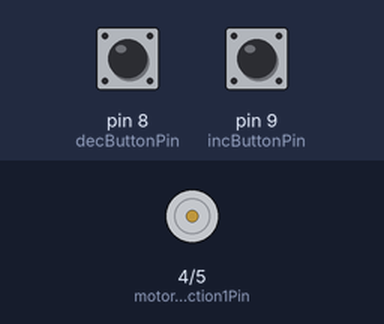
A sketch run on a simulated Arduino Uno, built with avr-gcc and run on an emulated ATmega328P. Parts: motor-driver pin pairs drawn as motors (green arrow = first pin HIGH = forward, orange = second pin HIGH = backward, longer = more drive, scaled by the enable pin). Inputs (shaded band) come from the test bench; at power-on: pin 8 (decButtonPin) HIGH, pin 9 (incButtonPin) HIGH.

Above: at 1.2 s.
1.3 s: pin 8 (decButtonPin) pulled LOW for 1 s
At 3.2 s:
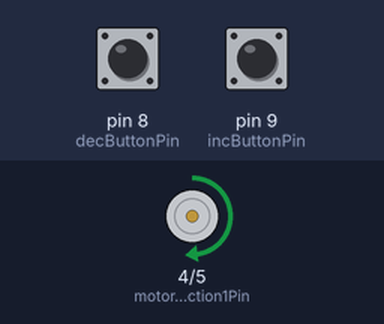
4.0 s: pin 9 (incButtonPin) pulled LOW for 3.2 s
At 8.1 s:
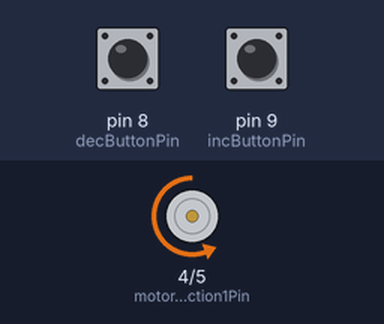
8.7 s: pin 9 (incButtonPin) pulled LOW for 1 s
At 11.1 s:
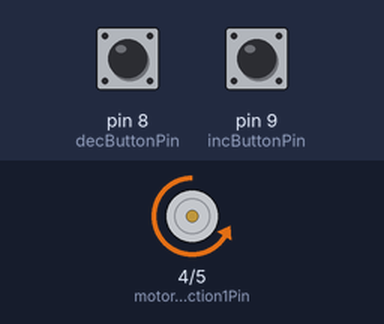
11.4 s: pin 8 (decButtonPin) pulled LOW for 3.2 s
At 13.95 s:
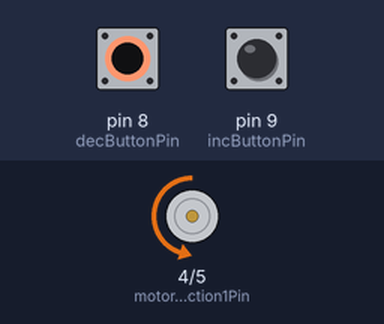
16.2 s: pin 8 (decButtonPin) pulled LOW for 3.2 s
At 19.8 s:
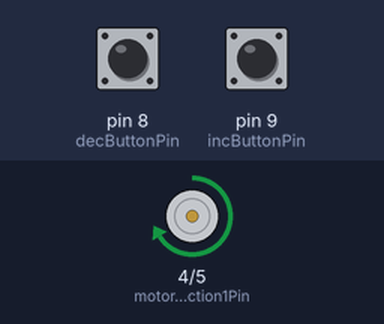
21.0 s: pin 9 (incButtonPin) pulled LOW for 0.15 s
At 22.3 s:
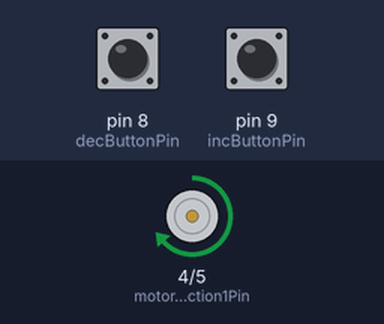
Timing chart, 0 to 23.8 s (numbered marks = the images above; inputs shaded):
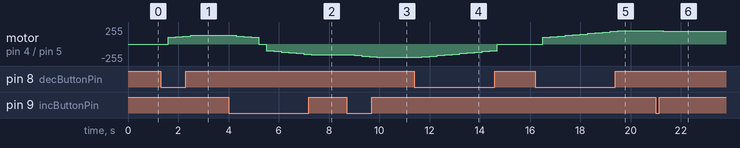

The sketch:

Control_Fan_Speed_using_Push_Buttons.ino
```cpp
const int decButtonPin = 8;
const int incButtonPin = 9;

const int motorSpeedPin = 3;
const int motorDirection1Pin = 4;
const int motorDirection2Pin = 5;

const int baseMotorSpeed = 100;
const int motorSpeedInterval = 10;
int motorSpeed = 0;

const int buttonDelay = 300;

void setup() {
  pinMode(decButtonPin, INPUT_PULLUP);
  pinMode(incButtonPin, INPUT_PULLUP);
  pinMode(motorSpeedPin, OUTPUT);
  pinMode(motorDirection1Pin, OUTPUT);
  pinMode(motorDirection2Pin, OUTPUT);
  Serial.begin(9600);
}

void loop() {
  int incButton = digitalRead(incButtonPin);
  int decButton = digitalRead(decButtonPin);

  if (incButton == LOW) {
    motorSpeed += motorSpeedInterval;

    if (motorSpeed > 255) {
      motorSpeed = 255;
    } else if (motorSpeed > 0 && motorSpeed < baseMotorSpeed) {
      motorSpeed = baseMotorSpeed;
    } else if(motorSpeed > -baseMotorSpeed && motorSpeed < 0) {
      motorSpeed = 0;
    }
    delay(buttonDelay);
  }

  if (decButton == LOW) {
    motorSpeed -= motorSpeedInterval;

    if (motorSpeed < -255) {
      motorSpeed = -255;
    } else if(motorSpeed > -baseMotorSpeed && motorSpeed < 0) {
      motorSpeed = -baseMotorSpeed;
    } else if(motorSpeed < baseMotorSpeed && motorSpeed > 0) {
      motorSpeed = 0;
    }
    delay(buttonDelay);
  }


  if(motorSpeed > 0) {
    digitalWrite(motorDirection1Pin, LOW);
    digitalWrite(motorDirection2Pin, HIGH);
  } else if(motorSpeed < 0) {
    digitalWrite(motorDirection1Pin, HIGH);
    digitalWrite(motorDirection2Pin, LOW);
  }

  analogWrite(motorSpeedPin, abs(motorSpeed));
}
```

Measured:
- after the input at 1.3 s, motor on pin 4 (motorDirection1Pin) / pin 5 (motorDirection2Pin): stopped → forward 100/255 after 0.30 s, → forward 110/255 0.30 s later, → forward 120/255 0.30 s later, → forward 130/255 0.30 s later
- after the input at 4.0 s, motor on pin 4 (motorDirection1Pin) / pin 5 (motorDirection2Pin): moves from forward 130/255 to backward 160/255 over 3.0 s, starting after 0.30 s
- after the input at 8.7 s, motor on pin 4 (motorDirection1Pin) / pin 5 (motorDirection2Pin): backward 160/255 → backward 170/255 after 0.30 s, → backward 180/255 0.30 s later, → backward 190/255 0.30 s later, → backward 200/255 0.30 s later
- after the input at 11.4 s, motor on pin 4 (motorDirection1Pin) / pin 5 (motorDirection2Pin): moves from backward 200/255 to stopped over 3.0 s, starting after 0.30 s
- after the input at 16.2 s, motor on pin 4 (motorDirection1Pin) / pin 5 (motorDirection2Pin): moves from stopped to forward 200/255 over 3.0 s, starting after 0.30 s
- after the input at 21.0 s, motor on pin 4 (motorDirection1Pin) / pin 5 (motorDirection2Pin): forward 200/255 → forward 190/255 after 0.30 s
